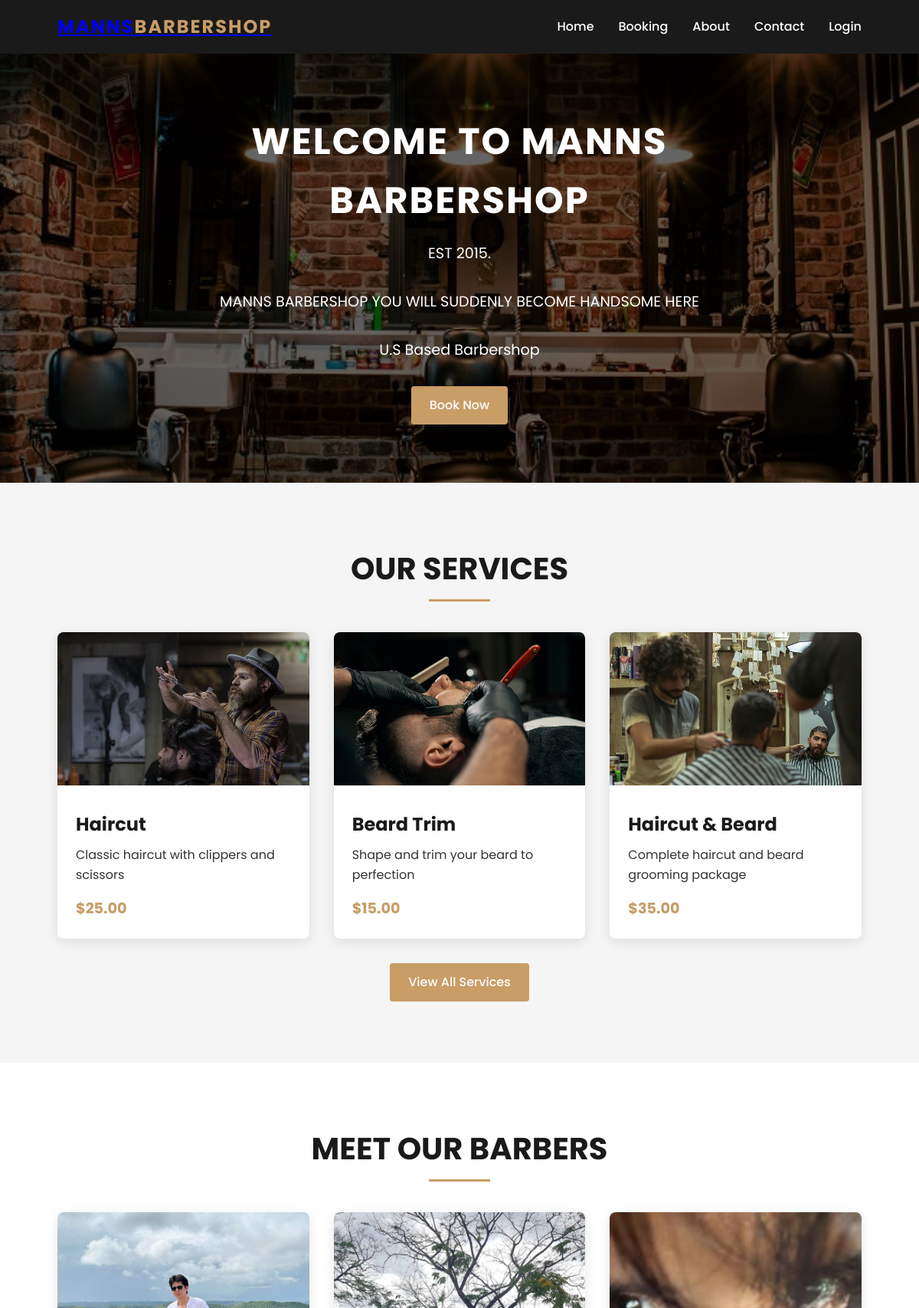
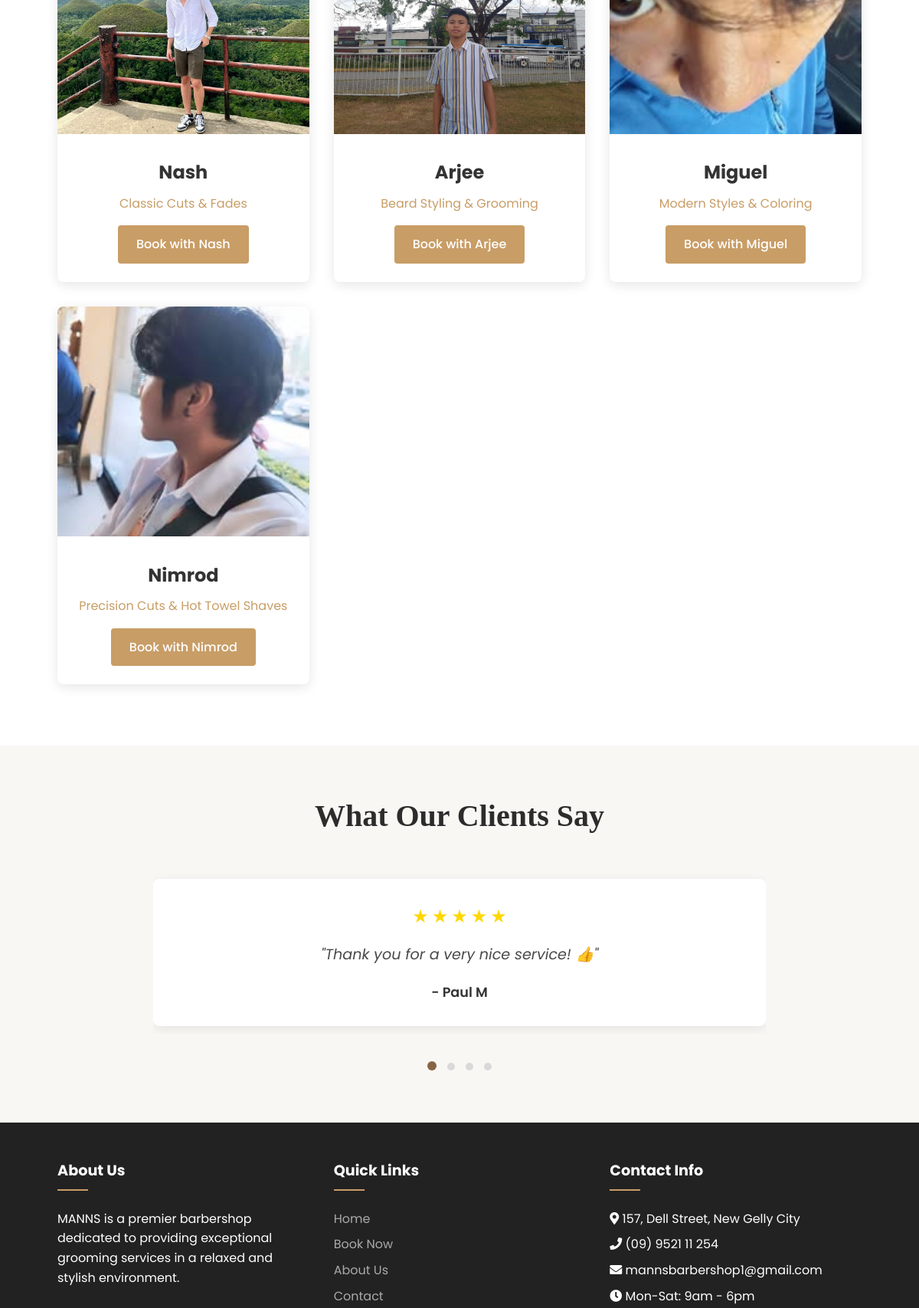
The page / (upper part) on the database its author committed (2 pictures, top to bottom).
### tables this page shows
CREATE TABLE `services` (
  `services_id` int(11) NOT NULL,
  `name` varchar(100) NOT NULL,
  `price` decimal(10,2) NOT NULL,
  `description` text NOT NULL
);

CREATE TABLE `barbers` (
  `barbers_id` int(11) NOT NULL,
  `name` varchar(100) NOT NULL,
  `specialty` varchar(255) NOT NULL
);

### includes/functions.php (called while the page is built, shortened)
<?php
function getBarbers() {
    $db = new mysqli("localhost", "root", "", "barbershop_db");
    $sql = "SELECT barbers_id, name, specialty FROM barbers";
    $result = $db->query($sql);
    $barbers = [];
    while ($row = $result->fetch_assoc()) {
        $barbers[] = $row;
    }
    return $barbers;
}
function getServices() {
    $db = new mysqli("localhost", "root", "", "barbershop_db");
    $sql = "SELECT services_id, name, price, description FROM services";
    $result = $db->query($sql);
    $services = [];
    while ($row = $result->fetch_assoc()) {
        $services[] = $row;
    }
    return $services;
}
?>

### index.php (the view, shortened to what this page needs)
<?php
require_once 'includes/header.php';
require_once 'includes/functions.php';
$services = getServices();
$barbers = getBarbers();
?>
<section class="hero">
    <div class="hero-content">
        <h1>Welcome to MANNS BARBERSHOP</h1>
        <p>EST 2015.</p>
        <p>MANNS BARBERSHOP YOU WILL SUDDENLY BECOME HANDSOME HERE</p>
        <p>U.S Based Barbershop</p>
        <a href="booking.php" class="btn">Book Now</a>
    </div>
</section>
<section class="services">
    <div class="container">
        <div class="section-title">
            <h2>Our Services</h2>
        </div>
        <div class="services-grid">
            <?php
            foreach(array_slice($services, 0, 3) as $service): ?>
                <div class="service-card">
                    <img src="img/service-<?php echo $service['services_id']; ?>.jpg" alt="<?php echo $service['name']; ?>" class="service-img">
                    <div class="service-content">
                        <h3><?php echo $service['name']; ?></h3>
                        <p><?php echo $service['description']; ?></p>
                        <div class="service-price">$<?php echo $service['price']; ?></div>
                    </div>
                </div>
            <?php endforeach; ?>
        </div>
        <div class="text-center" style="text-align: center; margin-top: 2rem;">
            <a href="booking.php" class="btn">View All Services</a>
        </div>
    </div>
</section>
<section class="barbers">
    <div class="container">
        <div class="section-title">
            <h2>Meet Our Barbers</h2>
        </div>
        <div class="barbers-grid">
            <?php
            foreach($barbers as $barber): ?>
                <div class="barber-card">
                    <img src="img/barber-<?php echo $barber['barbers_id']; ?>.jpg" alt="<?php echo $barber['name']; ?>" class="barber-img">
                    <div class="barber-info">
                        <h3><?php echo $barber['name']; ?></h3>
                        <p><?php echo $barber['specialty']; ?></p>
                        <a href="booking.php?barber=<?php echo $barber['barbers_id']; ?>" class="btn">Book with <?php echo $barber['name']; ?></a>
                    </div>
                </div>
            <?php endforeach; ?>
        </div>
    </div>
</section>
<section class="reviews-section">
    <div class="container">
        <h2 class="section-title">What Our Clients Say</h2>
        <div class="reviews-slider">
            <?php
            $reviews = [
                [
                    'rating' => 5,
                    'text' => 'Thank you for a very nice service! 👍',
                    'author' => 'Paul M'
                ],
                [
                    'rating' => 5,
                    'text' => 'Best haircut I\'ve had in years. Very professional!',
                    'author' => 'James K'
                ],
                [
                    'rating' => 5,
                    'text' => 'Great atmosphere and talented barbers. Highly recommend!',
                    'author' => 'Michael R'
                ],
                [
                    'rating' => 5,
                    'text' => 'Love the attention to detail. Will definitely be back!',
                    'author' => 'Robert T'
                ]
            ];
            foreach($reviews as $index => $review) {
                $style = ($index === 0) ? '' : 'style="display: none;"';
                echo '<div class="review-card" ' . $style . '>';
                echo '<div class="rating">';
                for($i = 1; $i <= 5; $i++) {
                    echo '<span class="star filled">★</span>';
                }
                echo '</div>';
                echo '<p class="review-text">"' . htmlspecialchars($review['text']) . '"</p>';
                echo '<p class="review-author">- ' . htmlspecialchars($review['author']) . '</p>';
                echo '</div>';
            }
            ?>
        </div>
        <div class="slider-nav">
            <?php for($i = 0; $i < count($reviews); $i++): ?>
                <span class="nav-dot <?php echo $i === 0 ? 'active' : ''; ?>" data-slide="<?php echo $i; ?>"></span>
            <?php endfor; ?>
        </div>
    </div>
</section>
<?php
require_once 'includes/footer.php';
?>

### css/style.css (style rules this page uses)
:root { --primary-color: #1a1a1a; --secondary-color: #c89d66; --accent-color: #f5f5f5; --text-color: #333333; --light-text: #ffffff; --background-color: #ffffff; --footer-color: #222222; }
* { margin: 0; padding: 0; box-sizing: border-box; font-family: 'Poppins', Arial, sans-serif; }
body { background-color: var(--background-color); color: var(--text-color); line-height: 1.6; }
.container { width: 90%; max-width: 1200px; margin: 0 auto; padding: 0 15px; }
.hero { background-image: linear-gradient(rgba(0, 0, 0, 0.6), rgba(0, 0, 0, 0.6)), url('../img/HeroImage.jpg'); background-size: cover; background-position: center; height: 70vh; display: flex; align-items: center; color: var(--light-text); text-align: center; }
.hero-content { max-width: 800px; margin: 0 auto; padding: 0 15px; }
.hero h1 { font-size: 3rem; margin-bottom: 1rem; text-transform: uppercase; letter-spacing: 2px; }
.hero p { font-size: 1.2rem; margin-bottom: 2rem; }
.btn { display: inline-block; padding: 0.75rem 1.5rem; background-color: var(--secondary-color); color: var(--light-text); border: none; border-radius: 4px; font-size: 1rem; font-weight: 500; text-decoration: none; cursor: pointer; transition: background-color 0.3s ease; }
.services { padding: 5rem 0; background-color: var(--accent-color); }
.section-title { text-align: center; margin-bottom: 3rem; }
.section-title h2 { font-size: 2.5rem; text-transform: uppercase; color: var(--primary-color); }
.section-title h2::after { content: ''; display: block; width: 80px; height: 3px; background-color: var(--secondary-color); margin: 0.5rem auto; }
.services-grid { display: grid; grid-template-columns: repeat(auto-fit, minmax(250px, 1fr)); gap: 2rem; }
.service-card { background-color: var(--background-color); border-radius: 8px; overflow: hidden; box-shadow: 0 4px 15px rgba(0, 0, 0, 0.1); transition: transform 0.3s ease; }
.service-img { width: 100%; height: 200px; object-fit: cover; }
.service-content { padding: 1.5rem; }
.service-content h3 { font-size: 1.5rem; margin-bottom: 0.5rem; color: var(--primary-color); }
.service-content p { color: var(--text-color); margin-bottom: 1rem; }
.service-price { font-weight: bold; color: var(--secondary-color); font-size: 1.2rem; }
.barbers { padding: 5rem 0; }
.barbers-grid { display: grid; grid-template-columns: repeat(auto-fit, minmax(250px, 1fr)); gap: 2rem; }
.barber-card { text-align: center; border-radius: 8px; overflow: hidden; box-shadow: 0 4px 15px rgba(0, 0, 0, 0.1); }
.barber-img { width: 100%; height: 300px; object-fit: cover; }
.barber-info { padding: 1.5rem; }
.barber-info h3 { font-size: 1.5rem; margin-bottom: 0.5rem; }
.barber-info p { color: var(--secondary-color); margin-bottom: 1rem; }

### index.php (style rules this page uses)
.reviews-section { padding: 60px 0; background-color: #f9f7f4; }
.container { max-width: 1200px; margin: 0 auto; padding: 0 15px; }
.section-title { text-align: center; font-size: 2.5rem; margin-bottom: 40px; color: #2c2c2c; font-family: 'Playfair Display', serif; }
.reviews-slider { position: relative; max-width: 800px; margin: 0 auto; overflow: hidden; }
.review-card { background-color: #fff; border-radius: 8px; padding: 30px; margin: 10px auto; box-shadow: 0 4px 15px rgba(0, 0, 0, 0.08); text-align: center; }
.rating { margin-bottom: 15px; }
.star { color: #ffd700; font-size: 24px; margin: 0 2px; }
.review-text { font-size: 1.2rem; line-height: 1.6; margin-bottom: 20px; color: #4a4a4a; font-style: italic; }
.review-author { font-weight: 600; font-size: 1.1rem; color: #333; }
.slider-nav { text-align: center; margin-top: 30px; }
.nav-dot { display: inline-block; width: 10px; height: 10px; border-radius: 50%; background-color: #d9d9d9; margin: 0 5px; cursor: pointer; transition: background-color 0.3s ease; }
.nav-dot.active { background-color: #876445; width: 12px; height: 12px; }

### rows shown on the page
services: shows a picture, name "Haircut", description "Classic haircut with clippers and scissors", price "25.00"
services: shows a picture, name "Beard Trim", description "Shape and trim your beard to perfection", price "15.00"
services: shows a picture, name "Haircut & Beard", description "Complete haircut and beard grooming package", price "35.00"
barbers: shows a picture, name "Nash", specialty "Classic Cuts & Fades"
barbers: shows a picture, name "Arjee", specialty "Beard Styling & Grooming"
barbers: shows a picture, name "Miguel", specialty "Modern Styles & Coloring"
barbers: shows a picture, name "Nimrod", specialty "Precision Cuts & Hot Towel Shaves"

### other values the page prints
$review['text'] "Thank you for a very nice service! 👍"
$review['author'] "Paul M"
